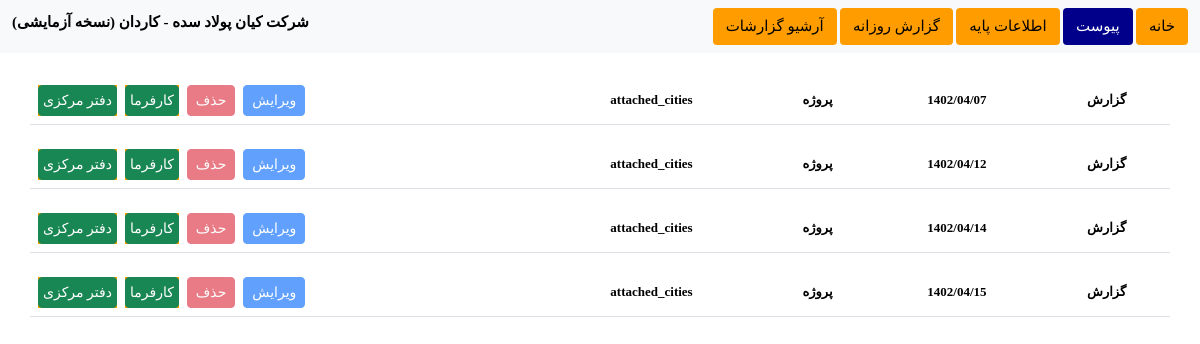
/home/daily-reports/, run on an earlier commit of the app's database.
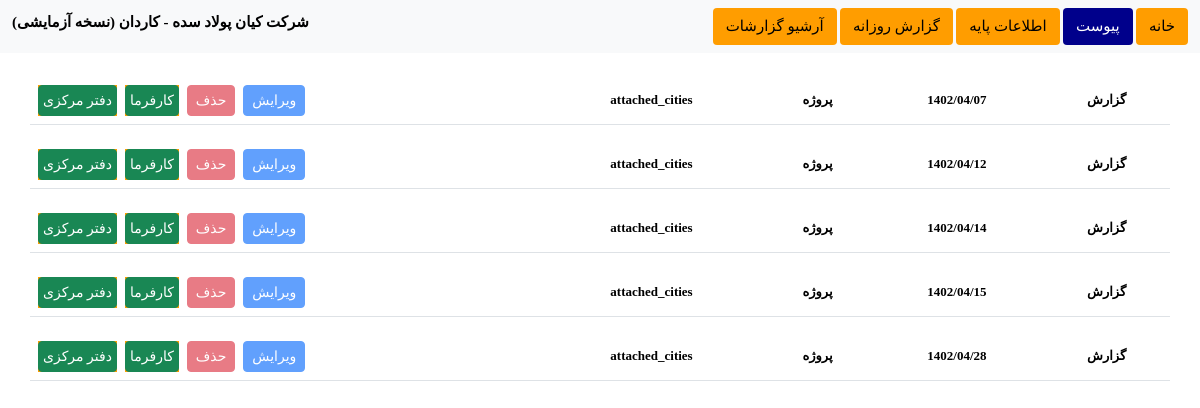
And on a later commit of the database.
### automation/models.py (models this page shows, shortened)
class DailyReport(models.Model):
    project_name = models.CharField(max_length=250, default="Automation Project")
    employer = models.CharField(max_length=250, default="Default Employer")
    employee = models.CharField(max_length=250, default="Default Employee")
    contract_number = models.CharField(max_length=15,
                                       validators=[RegexValidator(r'^\d{1,10}$', 'Enter a valid number.')],
                                       default="123456789")
    date = models.DateTimeField(default=jdatetime.datetime.now().strftime("%Y-%m-%d %H:%M:%S"))
    short_date = models.DateField(default=jdatetime.datetime.now().strftime("%Y-%m-%d"))
    weekday = models.IntegerField(choices=WEEKDAY_CHOICES, default=datetime.now().weekday())
    date_created = models.DateTimeField(default=jdatetime.datetime.now().strftime("%Y-%m-%d %H:%M:%S"))
    date_edited = models.DateTimeField(default=jdatetime.datetime.now().strftime("%Y-%m-%d %H:%M:%S"))
    temperature_min = models.DecimalField(max_digits=3, decimal_places=0, default=00.0,)
    temperature_max = models.DecimalField(max_digits=3, decimal_places=0, default=00.0,)
    weather = models.IntegerField(choices=WEATHER_CHOICES, default=0)
    dust_value = models.IntegerField(default=0)
    consultor_name = models.CharField(max_length=250, default="Consultor Project")
    positions = models.ManyToManyField(Position, through='PositionCount')
    countPositions = models.IntegerField(default=0)
    professions = models.ManyToManyField(Profession, through='ProfessionCount')
    countProfessions = models.IntegerField(default=0)
    countPeople = models.IntegerField(default=0)
    machines = models.ManyToManyField(Machine, through='MachineCount')
    countActiveMachines = models.IntegerField(default=0)
    countInactiveMachines = models.IntegerField(default=0)
    countAllMachines = models.IntegerField(default=0)
    materials = models.ManyToManyField(Material, through='MaterialCount')
    contractors = models.ManyToManyField(Contractor, through='ContractorCount')
    countContractors = models.IntegerField(default=0)
    equipes = models.ManyToManyField(Equipe, through='EquipeCount')
    countEquipes = models.IntegerField(default=0)
    tasks = models.ManyToManyField(Task, through="TaskReport")
    deletable = models.BooleanField(default=1)
    editable = models.BooleanField(default=1)
    edited = models.BooleanField(default=0)
    def check_deletability(self):
        now = jdatetime.datetime.now()
        now = jdatetime.datetime(now.year, now.month, now.day,
                                 now.hour, now.minute, now.second,)
        date = jdatetime.datetime(self.date_created.year, self.date_created.month, self.date_created.day,
                                  self.date_created.hour, self.date_created.minute, self.date_created.second,)
        bound = jdatetime.timedelta(1, 0, 0, 0, 0, 0,)
        if now - date > bound:
            self.deletable = 0
            self.editable = 0
            self.save()
        else:
            self.deletable = 1
            self.editable = 1
            self.save()

### automation/views.py (the view)
# urls.py: path("home/daily-reports/", reports_daily),
def reports_daily(request):
    reports = DailyReport.objects.all()
    for report in reports:
        report.check_deletability()
    context = {
        "reports": reports,
    }
    return render(request, "reports-list.html", context=context)

### automation/templates/automation/reports-list.html (shortened to what this page needs)
{% extends "base.html" %}
{% block content %}
    <div class="container" style="margin-top: 2%">
        <div class="row">
            {% for report in reports %}
                    <table class="table" id="table-{{ report.id }}">
                        <thead class="">
                            <tr class="" style="">
                                <th class="text-centred">گزارش</th>
                                <th class="text-centred">{{ report.date|date:'Y/m/d' }}</th>
                                <th class="text-centred">پروژه</th>
                                <th class="text-centred">{{ report.project_name }}</th>
                                <th class="text-centred">
                                    <a style="float: left" href="{{ report.id }}" class="">
                                        <button type="button" class="btn btn-sm btn-success p-1 fs-18">دفتر مرکزی</button>
                                    </a>
                                    <a style="float: left" href="compact/{{ report.id }}" class="mx-2">
                                        <button type="button" class="btn btn-sm btn-success p-1 fs-18">کارفرما</button>
                                    </a>
                                    <a>
                                        <button id="{{ report.id }}" type="button" class="btn btn-sm btn-danger fs-18 me-2"
                                                disabled style="float: left" onclick="del_report('{{ report.id }}')">حذف</button>
                                    </a>
                                    <a>
                                        <form action="/edit-db/edit-daily-report/" method="post">
                                            <button id="{{ report.id }}" type="submit" class="btn btn-sm btn-primary fs-18"
                                                     disabled style="float: left" >ویرایش</button>
                                        </form>
                                    </a>
                                </th>
                            </tr>
                        </thead>
                    </table>
                {% endfor %}
        </div>
    </div>
{% endblock %}

What changed in the data, as far as the page shows it:
added DailyReport: date "1402/04/28", project_name "attached_cities"
